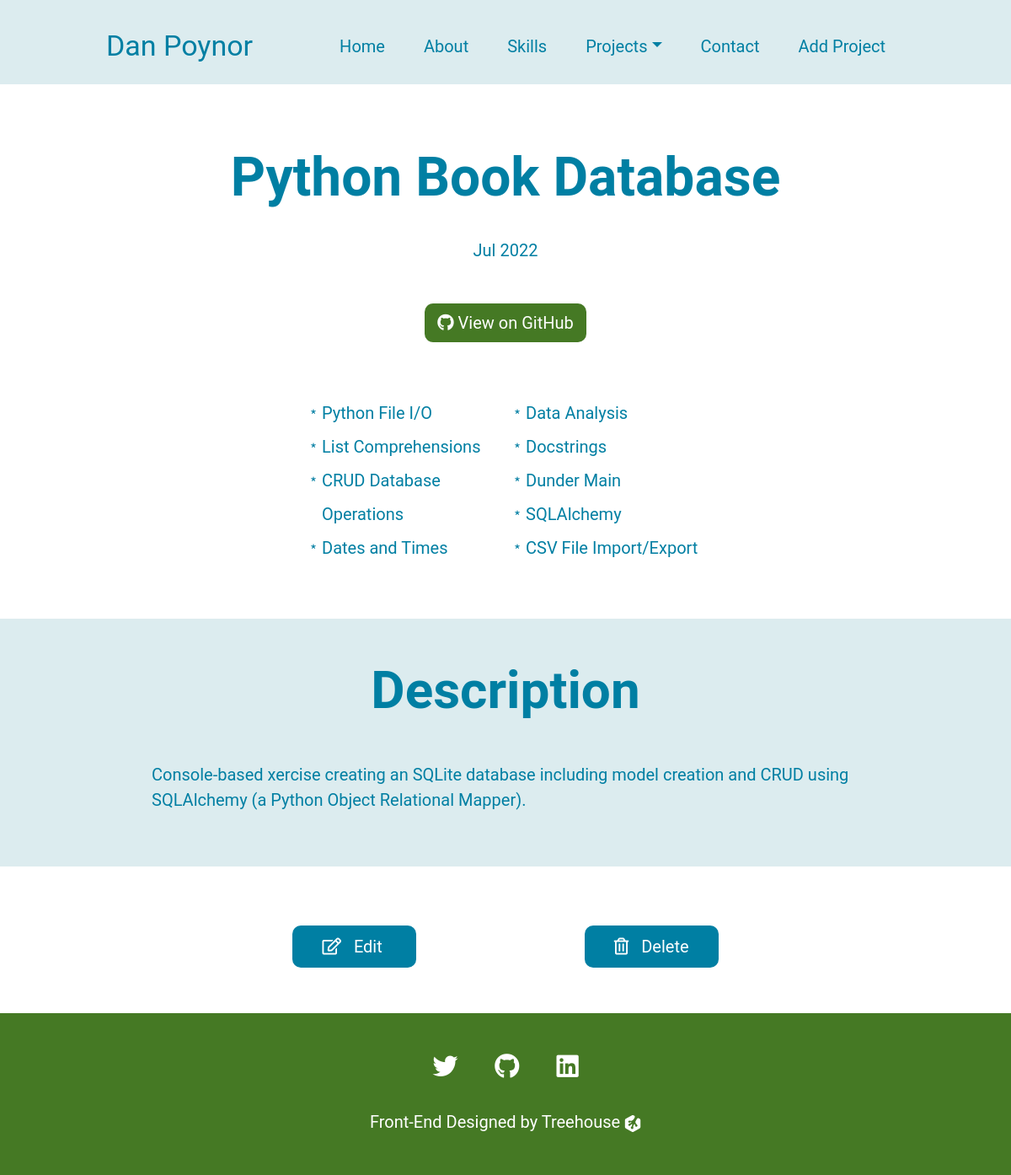
/projects/4, run on the app's committed database.
### models.py (models this page shows, shortened)
class Project(db.Model):
    id = db.Column(db.Integer, primary_key=True, unique=True)
    title = db.Column(db.String(100), nullable=False, unique=True)
    date_created = db.Column(db.DateTime, nullable=False,
                             default=datetime.now)
    description = db.Column(db.String(500), nullable=False)
    skills_practiced = db.Column(db.String(100), nullable=False)
    github_link = db.Column(db.String(100), nullable=False)

### app.py (the view)
@app.route('/projects/<int:project_id>')
def project(project_id: int):
    selected_project = Project.query.get_or_404(project_id)
    return render_template("project.html", project=selected_project)

### app.py (called while the page is built)
@app.context_processor
def inject_projects() -> Dict[str, Project]:
    return dict(projects=Project.query.order_by(Project.date_created.asc()).all())

### templates/project.html (shortened to what this page needs)
{% extends "layout.html" %}
{% block content %}
<section class="header">
  <h1>{{ project.title }}</h1>
  <p>{{ project.date_created.strftime("%b %Y") }}</p>
  <a href="{{ project.github_link }}" class="github-btn">
    <i class="fab fa-github"></i>
    View on GitHub
  </a>
  <ul class="project-skills">
    {% for skill in project.skills_practiced.split('|') %}
    <li>{{ skill }}</li>
    {% endfor %}
  </ul>
</section>
<section id="project-desc">
  <h2>Description</h2>
  <p>{{ project.description }}</p>
</section>
<section id="edit-delete">
  <a href="{{ url_for('edit_project', project_id=project.id) }}">
    <i class="fas fa-edit"></i>
    Edit
  </a>
  <a href="{{ url_for('delete_project', project_id=project.id) }}" onclick="return confirm('Are you sure you want to delete this project?')">
    <i class="far fa-trash-alt"></i>
    Delete
  </a>
</section>
{% endblock %}

### static/css/styles.css (style rules this page uses)
:root { --primary-text: #007FA3; --secondary-text: #ab6c82; --primary: #457924; --secondary: #dcecef; --accent: #007FA3; --white: #fff; }
* { font-family: 'Roboto', Arial, Helvetica, sans-serif; color: var(--primary-text); }
p, li, a { font-size: 20px; }
h2 { font-size: 30px; font-weight: bold; }
body { overflow-x: hidden; }
.header { margin-left: 5%; margin-right: 5%; margin-top: 5rem; text-align: center; }
.header h1 { font-size: 32px; font-weight: bold; }
.header p { font-size: 20px; color: var(--primary-text); }
.header .github-btn { display: inline-block; margin-top: 2rem; margin-bottom: 4rem; }
.header .project-skills { list-style: none; text-align: left; margin: auto; line-height: 40px; max-width: 250px; margin-bottom: 4rem; }
.header .project-skills li { position: relative; }
.header .project-skills li::before { content: '\FE61'; position: absolute; left: -20px; }
.github-btn { border-radius: 10px; background-color: var(--primary); padding: 8px 15px; color: var(--white); text-decoration: none; }
.github-btn i { color: var(--white); }
#project-desc { background-color: var(--secondary); position: relative; text-align: center; padding-right: 5%; padding-left: 5%; }
#project-desc h2 { padding-top: 3rem; margin-bottom: 3rem; }
#project-desc p { text-align: left; padding-bottom: 4rem; }
#edit-delete { padding-top: 4rem; padding-bottom: 4rem; text-align: center; }
#edit-delete a { background-color: var(--accent); border-radius: 10px; color: var(--white); padding: 13px 35px; text-decoration: none; }
#edit-delete a:first-of-type { margin-right: 20px; }
#edit-delete a i { color: var(--white); margin-right: 10px; font-weight: normal; }
@media (min-width: 992px) { h2 { font-size: 62px; } }
@media (min-width: 992px) { .header h1 { font-size: 64px; margin-bottom: 2rem; } }
@media (min-width: 992px) { #project-desc { padding-right: 15%; padding-left: 15%; } }
@media (min-width: 1200px) { .header .project-skills { -webkit-column-count: 2; -moz-column-count: 2; column-count: 2; max-width: 500px; } }
@media (min-width: 1200px) { #edit-delete a:first-of-type { margin-right: 200px; } }
body { background: linear-gradient( var(--secondary), var(--secondary) 100px, #fff 100px ); }

### data on the page
Project: title "Python Book Database", date_created "Jul 2022", description "Console-based xercise creating an SQLite database including model creation and CRUD using SQLAlchemy (a Python Object Relational Mapper)."

### other printed values
{{ skill }} "Python File I/O" "List Comprehensions" "CRUD Database Operations" "Dates and Times" "Data Analysis" "Docstrings" "Dunder Main" "SQLAlchemy" "CSV File Import/Export"
